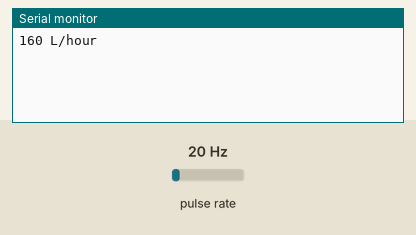
Recording of a sketch running on a simulated Arduino Uno, built with avr-gcc and run on an emulated ATmega328P. Parts: the last lines printed to the serial monitor. Wiring (inferred from the names in the program): pulse sensor: data pin 2. The test bench sets the inputs (shaded band); at power-on: pulse rate 20 Hz.

Above: at 1.2 s.
1.3 s: pulse rate (sensor on pin 2) set to 4 Hz
At 2.6 s:
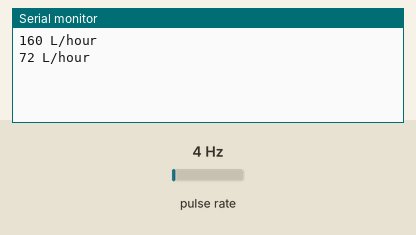
2.8 s: pulse rate (sensor on pin 2) set to 50 Hz
At 3.8 s:
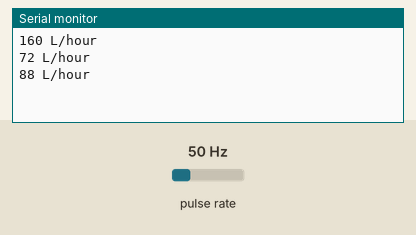
Timing chart, 0 to 5.8 s (numbered marks = the images above; inputs shaded):
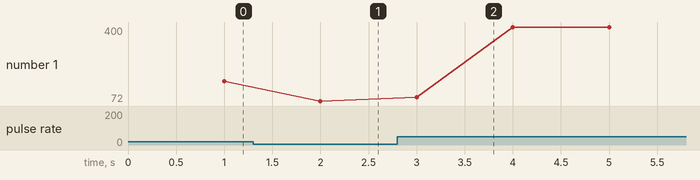

Measured:
- after the input at 1.3 s, the serial monitor: prints a new line after 0.70 s (image 1)
- after the input at 2.8 s, the serial monitor: prints a new line after 0.20 s (image 2)
- plotted number 1: 160 → 72 after the input at 1.3 s, 72 → 400 after the input at 2.8 s

The sketch:

FlowMeter.ino
```cpp
// (licence header left out)
// Measuring the rising edges of the signal
volatile int NbTopsFan;

int result;

// The pin location of the sensor
int hallsensor = 2;

/*
 * This is the function that the interupt calls
 */
void rpm ()
{
    // Measure the rising and falling edge of the hall effect sensors
    // signal
    NbTopsFan++;
}

void readFlowMeter()
{
 NbTopsFan = 0;        // Set NbTops to 0 ready for calculations
 sei();                // Enables interrupts
 delay (1000);         // Wait 1 second
 cli();                // Disable interrupts
 result = (NbTopsFan * 60 / 7.5); // (Pulse frequency x 60) / 7.5Q, = flow rate in L/hour

 Serial.print (result, DEC); // Prints the number calculated above
 Serial.print (" L/hour\r\n"); // Prints "L/hour" and returns a  new line
}

/*
 * Runs once, when the sketch starts
 */
void setup() //
{
 pinMode(hallsensor, INPUT); // Initializes digital pin 2 as an input
 Serial.begin(9600);         // This is the setup function where the serial port is initialised,

 attachInterrupt(0, rpm, RISING); //and the interrupt is attached
}

/*
 * the loop() method runs over and over again,
 * as long as the Arduino has power
 */
void loop ()
{
    readFlowMeter();
}
```
